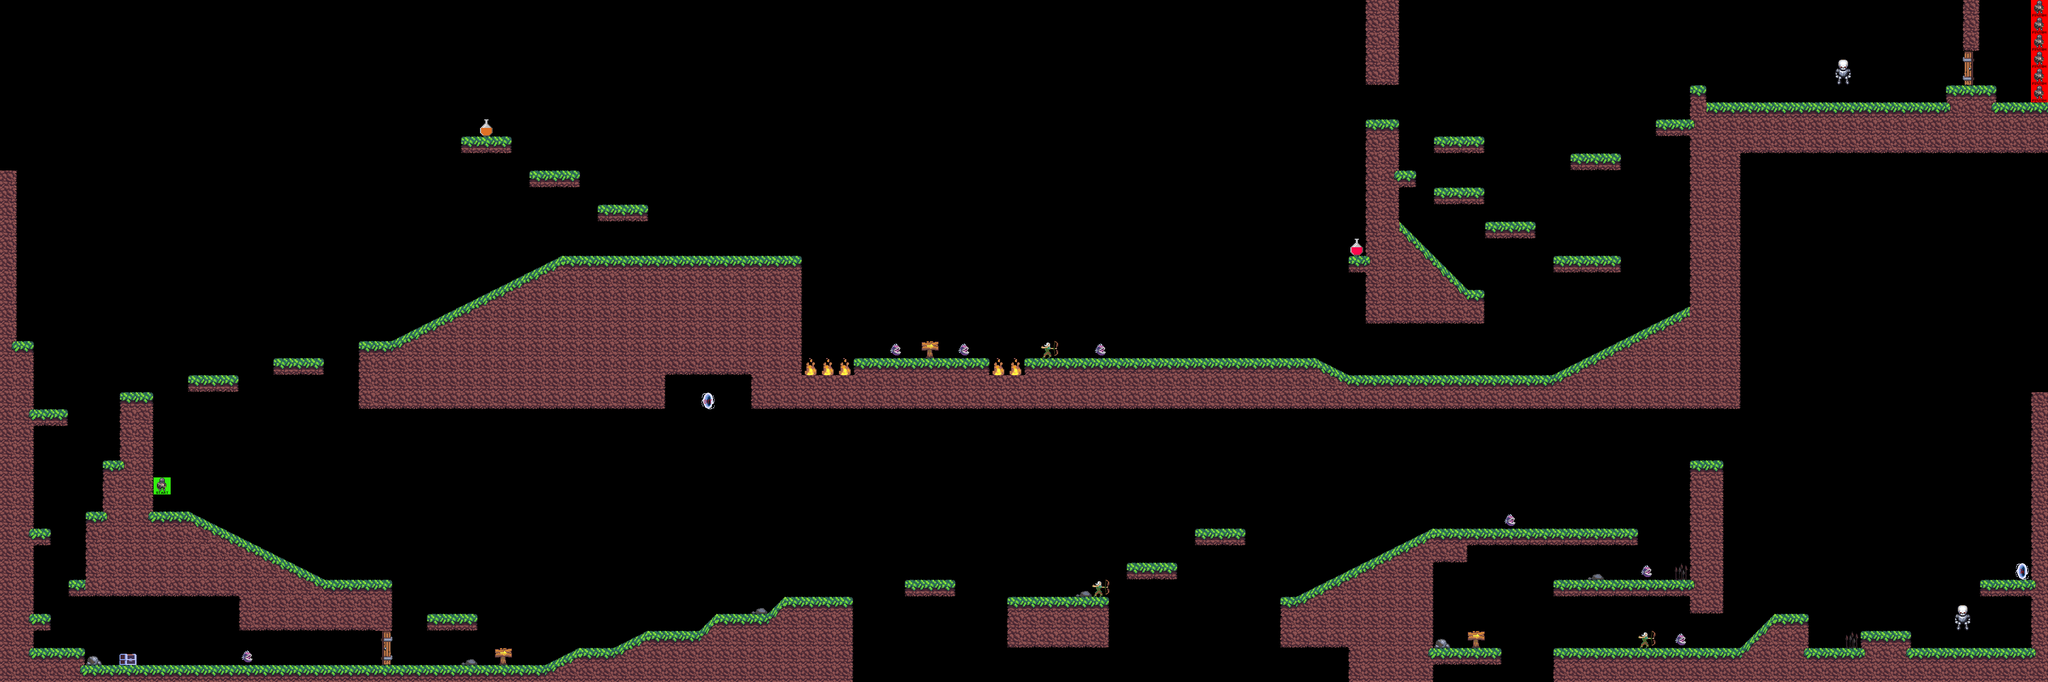

Below is a game level as drawn by its tile map, then a one-line description and the .tmx that defines it (tile-layer data replaced by summaries):
An orthogonal 120x40 tile map with 32x32 px tiles, 7 tile layers (terrain, decorations, hazards, pickups, ...), 7 tilesets.

<map version="1.9" tiledversion="1.9.2" orientation="orthogonal" renderorder="right-down" width="120" height="40" tilewidth="32" tileheight="32" infinite="0" nextlayerid="2" nextobjectid="1">
 <editorsettings>
  <chunksize width="32" height="32" />
  <export target="../lvl 1 - mountains/level1.csv" format="csv" />
 </editorsettings>
 <properties>
  <property name="level number" type="int" value="1" />
  <property name="weather" value="lightning, rain" />
 </properties>
 <tileset firstgid="1" source="Pickups.tsx" />
 <tileset firstgid="4" source="Mountain terrain.tsx" />
 <tileset firstgid="36" source="Monsters.tsx" />
 <tileset firstgid="40" source="Decorations.tsx" />
 <tileset firstgid="47" source="Trigger objects.tsx" />
 <tileset firstgid="63" source="Hazards.tsx" />
 <tileset firstgid="65" source="Player.tsx" />
 <layer id="1" name="terrain" width="120" height="40">
  <data>[4800 cells, 1015 non-empty, 29 distinct tile ids]</data>
 </layer>
 <layer id="6" name="decorations" width="120" height="40">
  <data>[4800 cells, 9 non-empty, 3 distinct tile ids]</data>
 </layer>
 <layer id="9" name="hazards" width="120" height="40">
  <data>[4800 cells, 7 non-empty, 2 distinct tile ids]</data>
 </layer>
 <layer id="3" name="pickups" width="120" height="40">
  <data>[4800 cells, 2 non-empty, 2 distinct tile ids]</data>
 </layer>
 <layer id="7" name="triggered_objects" width="120" height="40">
  <data>[4800 cells, 6 non-empty, 6 distinct tile ids]</data>
 </layer>
 <layer id="5" name="monsters" width="120" height="40">
  <data>[4800 cells, 12 non-empty, 3 distinct tile ids]</data>
 </layer>
 <layer id="8" name="player" width="120" height="40">
  <data>[4800 cells, 7 non-empty, 2 distinct tile ids]</data>
 </layer>
</map>
